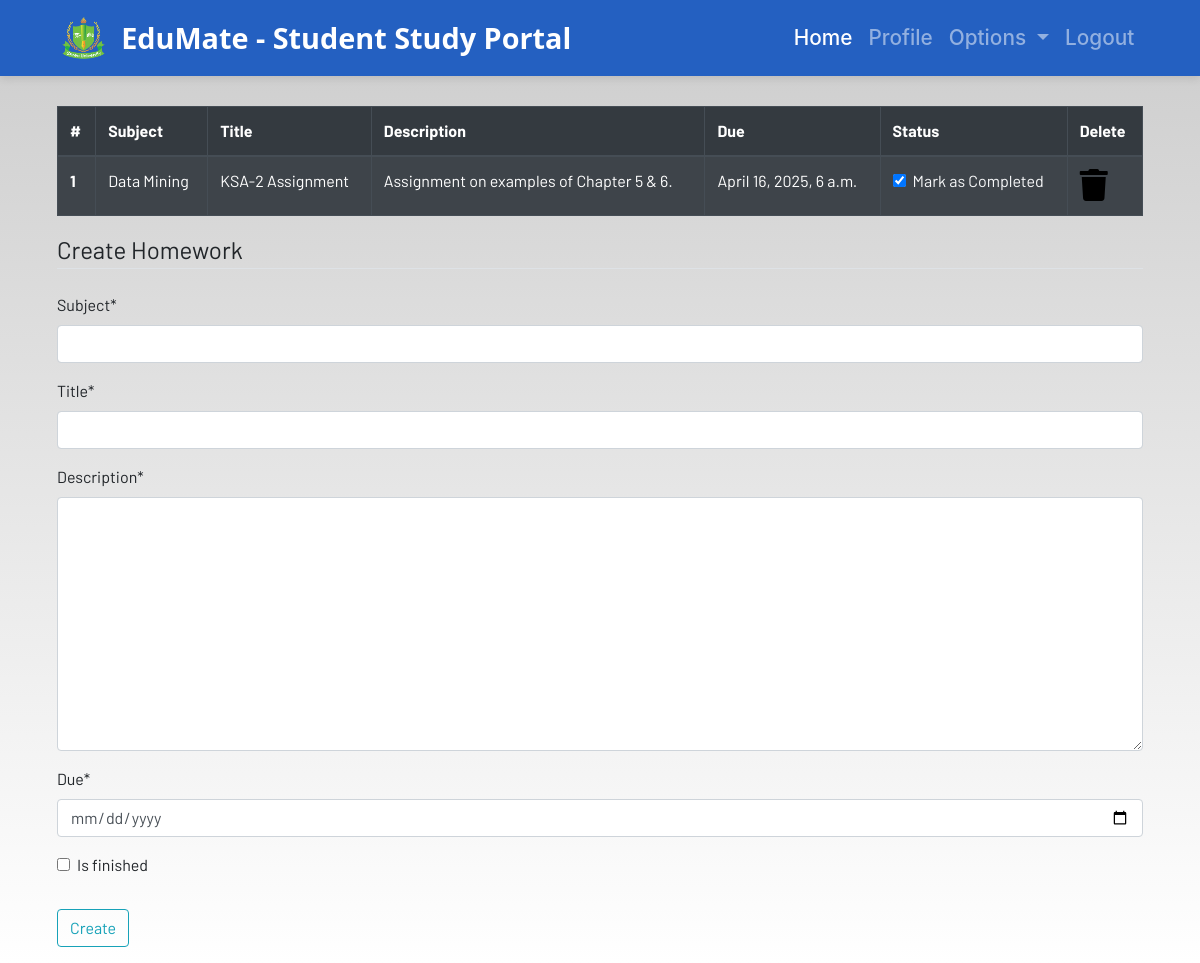
The app's page /homework (signed in), older data.
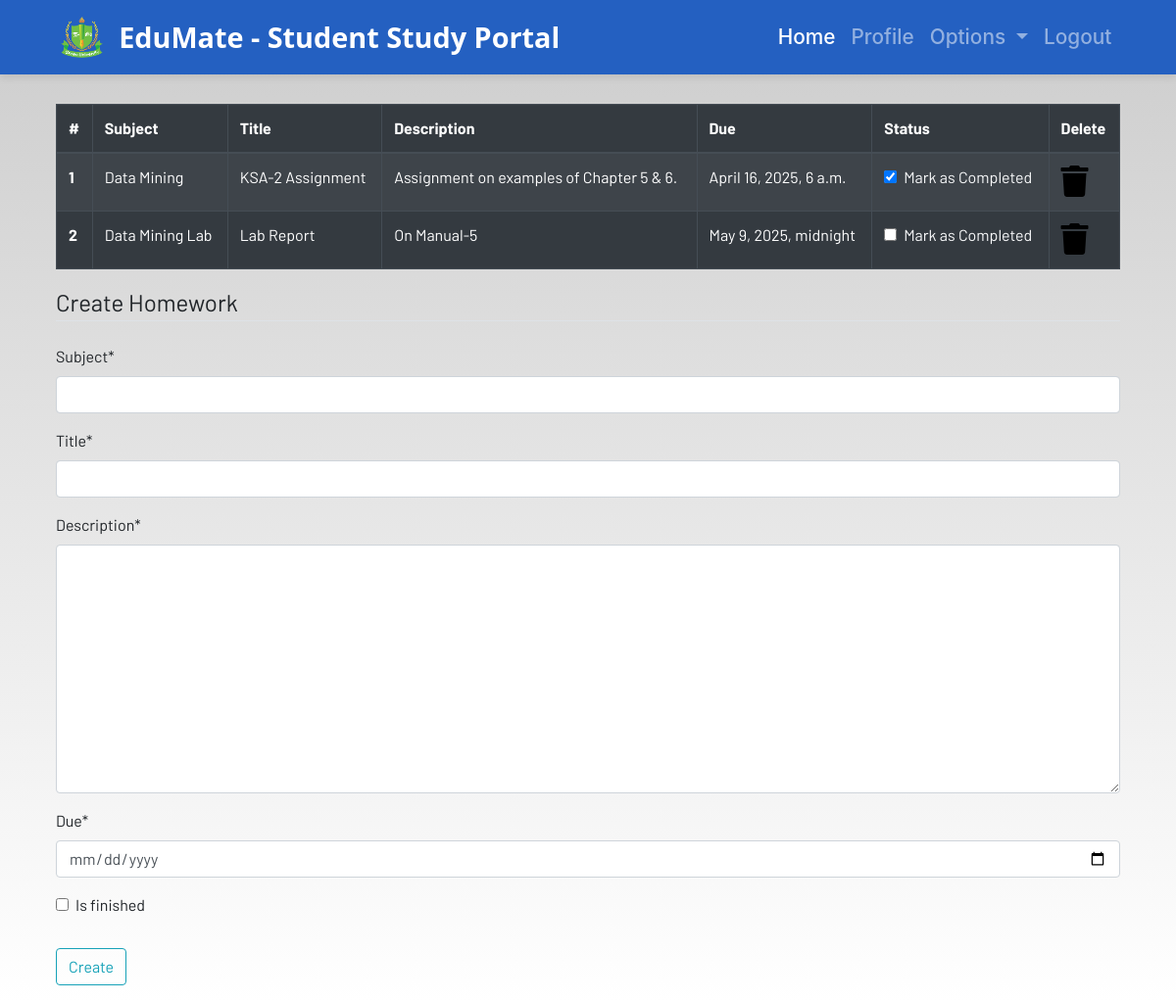
The same page, newer data.
### dashboard/models.py (models this page shows, shortened)
class Homework(models.Model):
    user = models.ForeignKey(User,on_delete=models.CASCADE)
    subject = models.CharField(max_length=50)
    title = models.CharField(max_length=100)
    description = models.TextField()
    due = models.DateTimeField()
    is_finished = models.BooleanField(default=False)

### dashboard/views.py (the view)
# urls.py: path("homework", views.homework, name="homework"),
@login_required
def homework(request):
    if request.method == "POST":
        form = HomeworkForm(request.POST)
        if form.is_valid():
            try:
                finished = request.POST["is_finished"]
                if finished == "on":
                    finished = True
                else:
                    finished = False
            except:
                finished = False
            homeworks = Homework(
                user=request.user,
                subject=request.POST["subject"],
                title=request.POST["title"],
                description=request.POST["description"],
                due=request.POST["due"],
                is_finished=finished,
            )
            homeworks.save()
            messages.success(request, f"Homework Added from {request.user.username}!!")
    else:
        form = HomeworkForm()
    homework = Homework.objects.filter(user=request.user)
    if len(homework) == 0:
        homework_done = True
    else:
        homework_done = False
    context = {"homeworks": homework, "homeworks_done": homework_done, "form": form}
    return render(request, "dashboard/homework.html", context)

### dashboard/forms.py
class HomeworkForm(forms.ModelForm):
    class Meta:
        model = Homework
        widgets = {'due':DateInput()}
        fields = ['subject','title','description','due','is_finished']

### dashboard/templates/dashboard/homework.html (shortened to what this page needs)
{% extends 'dashboard/base.html' %}
{% load static %}
{% load crispy_forms_tags %}
{% block content %}
<div class="container">
    {% if not homework_done %}
    <table class="table table-striped table-bordered table-hover table-dark">
        <thead>
            <tr>
                <th scope="col">#</th>
                <th scope="col">Subject</th>
                <th scope="col">Title</th>
                <th scope="col">Description</th>
                <th scope="col">Due</th>
                <th scope="col">Status</th>
                <th scope="col">Delete</th>
            </tr>
        </thead>
        <tbody>
            {% for homework in homeworks %}
            <tr>
                <th scope="row">{{forloop.counter}}</th>
                <td>{{homework.subject}}</td>
                <td>{{homework.title}}</td>
                <td>{{homework.description}}</td>
                <td>{{homework.due}}</td>
                <td>
                    <a href="{% url 'update-homework' homework.id %}">
                        <div class="form-check">
                            {% if homework.is_finished == True %}
                            <input class="form-check-input" type="checkbox" value="" checked>
                            {% else %}
                            <input class="form-check-input" type="checkbox" value="">
                            {% endif %}
                            <label class="form-check-label text-light" for="flexCheckDefault">
                                Mark as Completed
                            </label>
                        </div>
                    </a>
                </td>
                <td><a href="{% url 'delete-homework' homework.id %}"><i class="fa fa-trash fa-2x"></i></a></td>
            </tr>
            {% endfor %}
        </tbody>
    </table>
    {% else %}
    <h4>All homeworks are completed!! Create to have more!!</h4>
{% endif %}
</div>
<div class=" container">
    <form method="POST">
        <fieldset class="form-group">
            <legend class="border-bottom mb-4">Create Homework</legend>
            {{form|crispy}}
        </fieldset>
        <div class="form-group">
            <button href="" class="btn btn-outline-info" type="submit">
                Create
            </button>
        </div>
    </form>
</div>
{% endblock content %}

Row changes from the older to the newer data that the page shows:
added Homework: subject "Data Mining Lab", title "Lab Report", description "On Manual-5", due "May 9, 2025, midnight"
